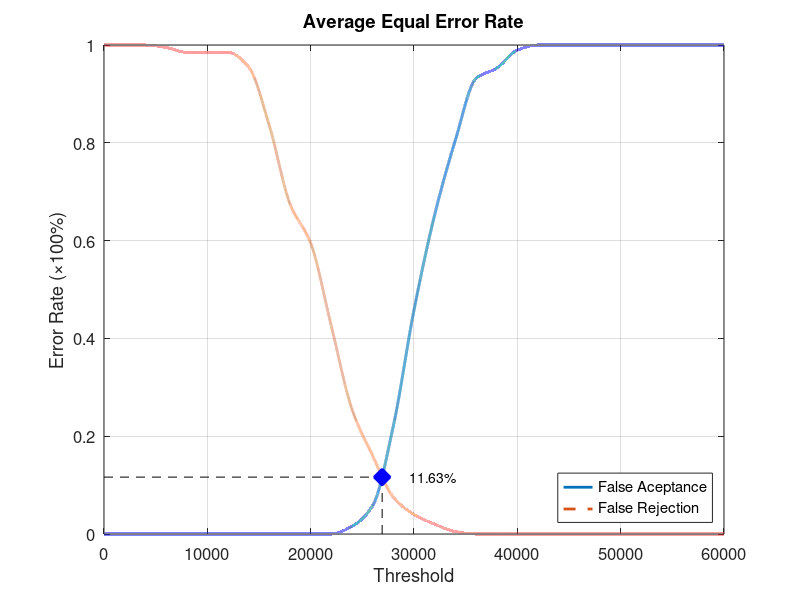
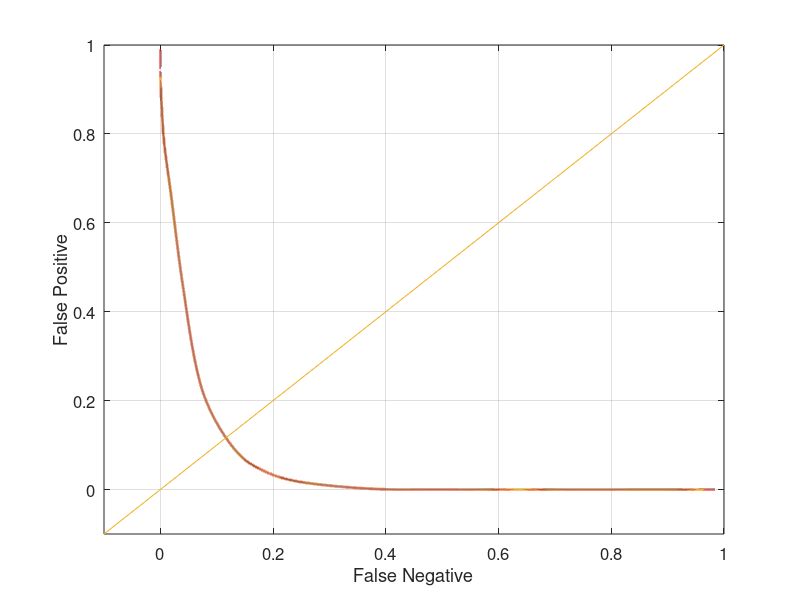

These figures' MATLAB source, in order:
function yEER = Database3_3
close all;
clear;
clc;
x = 0:2000:60000;
xq = 0:0.5:60000;

y0 = [0 0 0 0 0 0 0 0 0 0 0 0 0.0157895 0.0578947 0.221053 0.457895 0.652632 0.805263 0.931579 0.952632 0.989474 1 1 1 1 1 1 1 1 1 1];
yy0 = interp1(x, y0, xq, 'pchip');
y1 = [1 1 1 0.995 0.985 0.985 0.985 0.955 0.835 0.675 0.595 0.425 0.255 0.16 0.075 0.04 0.02 0.005 0 0 0 0 0 0 0 0 0 0 0 0 0];
yy1 = interp1(x, y1, xq, 'pchip');

% Calculating EER: 
y2 = abs(y0 - y1);
find(y2 == min(y2))
yy2 = abs(yy0 - yy1);
xEER = find(yy2 == min(yy2));
xEERIndex = xq(xEER) % X-axis EER
yEER = yy0(xEER) % Y-axis EER

main = figure
plot(xq, yy0,'-','LineWidth', 2);	hold on
plot(xq, yy1,'--','LineWidth', 2);	hold on
plot([xEERIndex xEERIndex], [0 yEER], 'k--');	hold on
plot([0 xEERIndex], [yEER yEER], 'k--');	hold on
plot(xEERIndex, yEER, 'bx', 'LineWidth', 10);	hold on
text(xEERIndex + 10 * xEERIndex / 100, yEER, [num2str(round((10000 * yEER)) / 100) '%'])
legend('False Aceptance', 'False Rejection', 'Location', 'SouthEast')
xlabel('Threshold')
ylabel('Error Rate (\times100%)')
title('Average Equal Error Rate')
set(gca, 'FontSize', 12)
axis([0 60000 0 1])
grid on

print(main, 'Database3_3Main', '-dpng');
FNRxFPR = figure('Color', [1 1 1]);
plot(yy1, yy0, '-', yy1, yy0, 'LineWidth', 2);
hold on
y = -0.1:0.1:1
plot(y, y); 
set(gca, 'FontSize', 12)
xlabel('False Negative')
ylabel('False Positive')
axis([-0.1 1 -0.1 1])
set(gca, 'FontSize', 12)
grid on

print(FNRxFPR, 'Database3_3FNRxFPR','-dpng');
end
